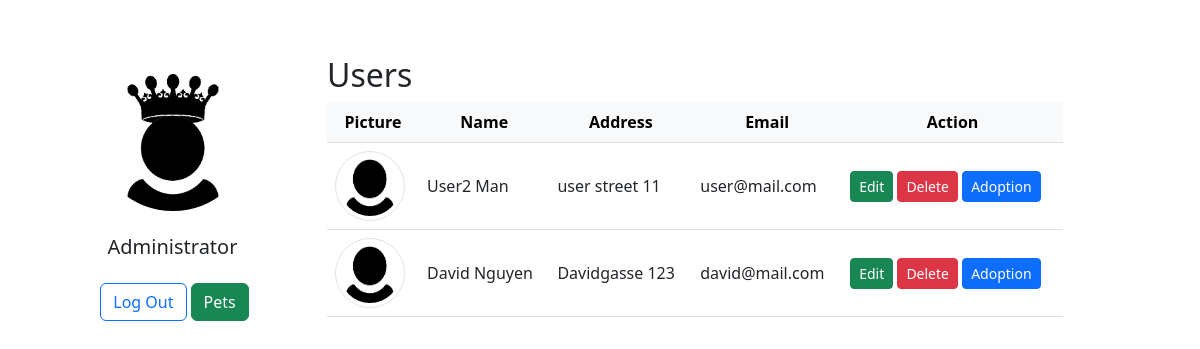
Page /dashboard.php (signed in) on the committed database.
### tables this page shows
CREATE TABLE `users` (
  `id` int(11) NOT NULL,
  `first_name` varchar(255) NOT NULL,
  `last_name` varchar(255) NOT NULL,
  `password` varchar(255) NOT NULL,
  `email` varchar(255) NOT NULL,
  `phone_number` varchar(255) NOT NULL,
  `address` varchar(255) NOT NULL,
  `picture` varchar(255) DEFAULT NULL,
  `status` varchar(10) NOT NULL DEFAULT 'user'
);

### dashboard.php (the view, shortened to what this page needs)
<?php
require_once 'components/db_connect.php';
$status = 'adm';
$sql = "SELECT * FROM users WHERE status != '$status'";
$result = mysqli_query($connect, $sql);
$tbody = '';
if ($result->num_rows > 0) {
    while ($row = $result->fetch_array(MYSQLI_ASSOC)) {
        $tbody .= "<tr>
            <td><img class='img-thumbnail rounded-circle' src='pictures/" . $row['picture'] . "' alt=" . $row['first_name'] . "></td>
            <td>" . $row['first_name'] . " " . $row['last_name'] . "</td>
            <td>" . $row['address'] . "</td>
            <td>" . $row['email'] . "</td>
            <td><a href='update.php?id=" . $row['id'] . "'><button class='btn btn-success btn-sm' type='button'>Edit</button></a>
            <a href='delete.php?id=" . $row['id'] . "'><button class='btn btn-danger btn-sm' type='button'>Delete</button></a>
            <a href='./pets/pet_adoption.php?id=" . $row['id'] . "'><button class='btn btn-primary btn-sm' type='button'>Adoption</button></a>
            </tr>";
    }
} else {
    $tbody = "<tr><td colspan='5'><center>No Data Available </center></td></tr>";
}
?>
<!DOCTYPE html>
<html lang="en">
<head>
    <?php require_once 'components/boot.php' ?>
</head>
<body>
    <div class="container py-5">
        <div class="row">
            <div class="col-lg-3 my-4">
                <div class="card-body text-center">
                    <img src="pictures/admavatar.png" alt=" avatar" class="rounded-circle img-fluid" style="width: 150px;">
                    <h5 class="my-4">Administrator</h5>
                    <div class="d-flex justify-content-center mb-2">
                        <a class="btn btn-outline-primary ms-1" href="logout.php?logout">Log Out</a>
                        <a class="btn btn-success ms-1" href="pets/index.php">Pets</a>
                    </div>
                </div>
            </div>
            <div class="col-lg-8 mt-2">
                <p class='h2'>Users</p>
                <table class='table align-middle mb-0 bg-white'>
                    <thead class='table-light'>
                        <tr>
                            <th>Picture</th>
                            <th>Name</th>
                            <th>Address</th>
                            <th>Email</th>
                            <th>Action</th>
                        </tr>
                    </thead>
                    <tbody>
                        <?= $tbody ?>
                    </tbody>
                </table>
            </div>
        </div>
    </div>
</body>
</html>

### dashboard.php (style rules this page uses)
.img-thumbnail { width: 70px !important; height: 70px !important; }
td { text-align: left; vertical-align: middle; }
tr { text-align: center; }

### rows in the picture
users: picture (picture), first_name "User2", last_name "Man", address "user street 11", email "user@mail.com"
users: picture (placeholder picture), first_name "David", last_name "Nguyen", address "Davidgasse 123", email "david@mail.com"
